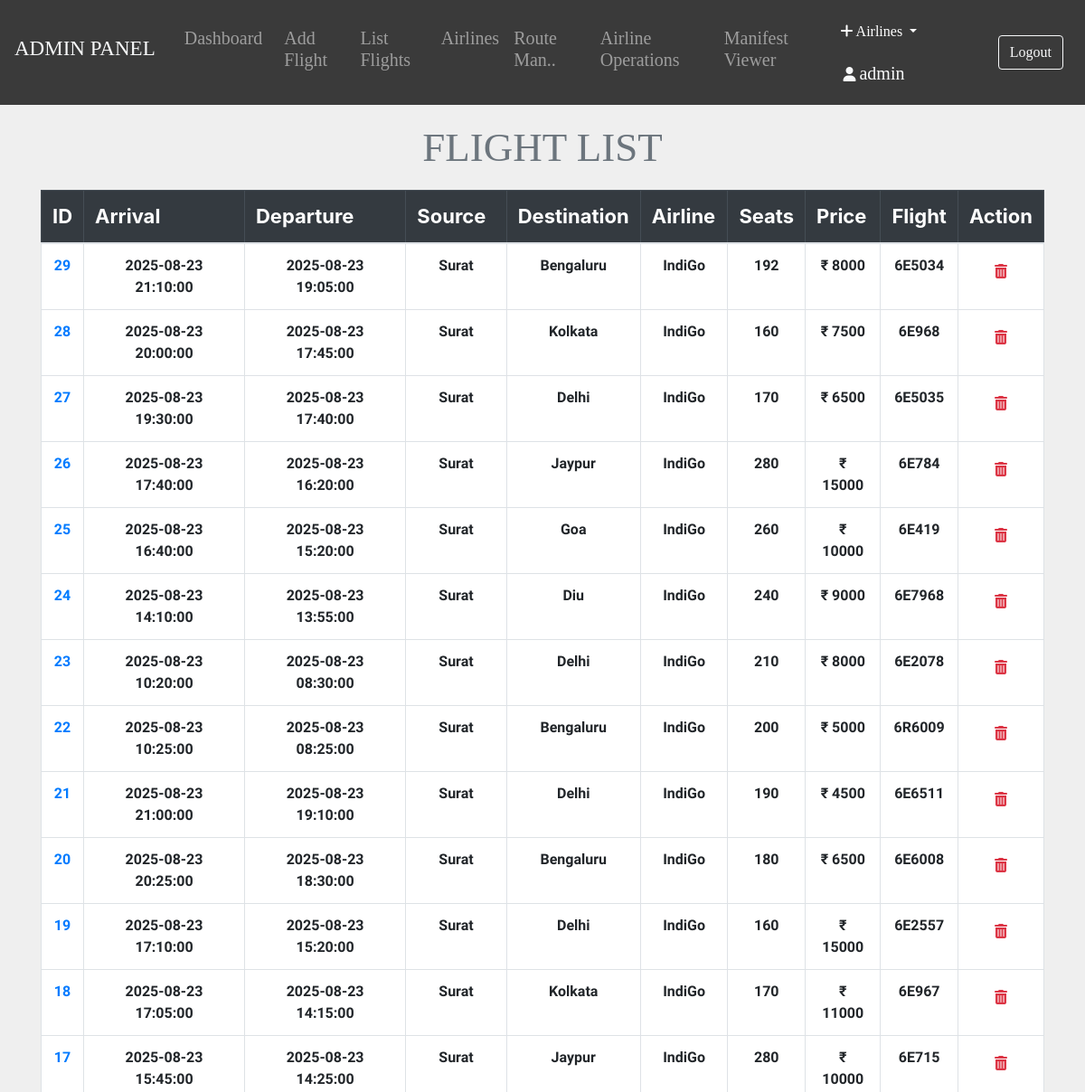
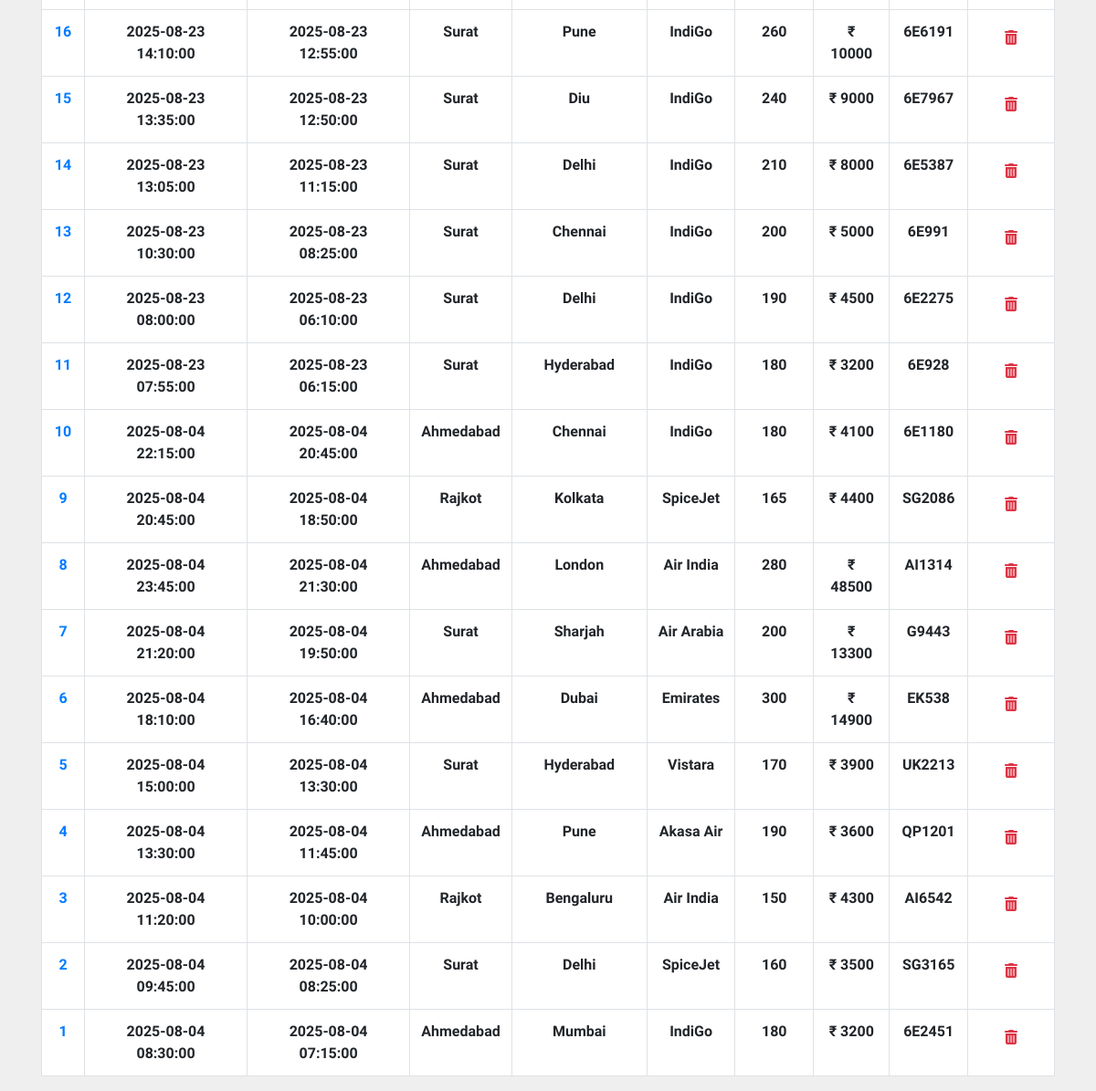
The app's page /admin/all_flights.php (signed in) with its own data (2 pictures, top to bottom).
### tables this page shows
CREATE TABLE `flight` (
  `flight_id` int(11) NOT NULL,
  `admin_id` int(11) NOT NULL,
  `arrivale` datetime NOT NULL,
  `departure` datetime NOT NULL,
  `Destination` varchar(20) NOT NULL,
  `source` varchar(20) NOT NULL,
  `airline` varchar(20) NOT NULL,
  `Seats` varchar(110) NOT NULL,
  `duration` varchar(20) NOT NULL,
  `Price` int(11) NOT NULL,
  `flight_code` varchar(10) NOT NULL,
  `status` varchar(6) DEFAULT NULL,
  `issue` varchar(50) DEFAULT NULL,
  `last_seat` varchar(5) DEFAULT '',
  `bus_seats` int(11) DEFAULT '20',
  `last_bus_seat` varchar(5) DEFAULT ''
);

### admin/all_flights.php (the view, shortened to what this page needs)
<?php include_once 'header.php'; ?>
<?php include_once 'footer.php';
require '../helpers/init_conn_db.php';?>
    <main>
        <?php if(isset($_SESSION['adminId'])) { ?>
          <div class="container-md mt-2">
            <h1 class="display-4 text-center text-secondary"
              >FLIGHT LIST</h1>
            <table class="table table-bordered">
              <thead class="table-dark">
                <tr>
                  <th scope="col">ID</th>
                  <th scope="col">Arrival</th>
                  <th scope="col">Departure</th>
                  <th scope="col">Source</th>
                  <th scope="col">Destination</th>
                  <th scope="col">Airline</th>
                  <th scope="col">Seats</th>
                  <th scope="col">Price</th>
                  <th scope="col">Flight</th>
                  <th scope="col">Action</th>
                </tr>
              </thead>
              <tbody>
                <?php
                $sql = 'SELECT * FROM Flight ORDER BY flight_id DESC';
                $stmt = mysqli_stmt_init($conn);
                mysqli_stmt_prepare($stmt,$sql);
                mysqli_stmt_execute($stmt);
                $result = mysqli_stmt_get_result($stmt);
                while ($row = mysqli_fetch_assoc($result)) {
                  echo "
                  <tr class='text-center'>
                    <td scope='row'>
                      <a href='pass_list.php?flight_id=".$row['flight_id']."'>
                      ".$row['flight_id']." </a> </td>
                    <td>".$row['arrivale']."</td>
                    <td>".$row['departure']."</td>
                    <td>".$row['source']."</td>
                    <td>".$row['Destination']."</td>
                    <td>".$row['airline']."</td>
                    <td>".$row['Seats']."</td>
                    <td>₹ ".$row['Price']."</td>
                    <td>".$row['flight_code']."</td>
                    <td>
                    <form action='all_flights.php' method='post'>
                      <input name='flight_id' type='hidden' value=".$row['flight_id'].">
                      <button  class='btn' type='submit' name='del_flight'>
                      <i class='text-danger fa fa-trash'></i></button>
                    </form>
                    </td>
                  </tr>
                  ";
                }
                ?>
              </tbody>
            </table>
          </div>
        <?php } ?>
    </main>

### admin/all_flights.php (style rules this page uses)
table { background-color: white; }
h1 { margin-top: 20px; margin-bottom: 20px; font-family: 'product sans'; font-size: 45px !important; font-weight: lighter; }
body { background-color: #efefef; }
th { font-size: 22px; }
td { margin-top: 10px !important; font-size: 16px; font-weight: bold; font-family: 'Assistant', sans-serif !important; }

### records on screen
flight: flight_id "29", arrivale "2025-08-23 21:10:00", departure "2025-08-23 19:05:00", source "Surat", Destination "Bengaluru", airline "IndiGo", Seats "192", Price "8000", flight_code "6E5034"
flight: flight_id "28", arrivale "2025-08-23 20:00:00", departure "2025-08-23 17:45:00", source "Surat", Destination "Kolkata", airline "IndiGo", Seats "160", Price "7500", flight_code "6E968"
flight: flight_id "27", arrivale "2025-08-23 19:30:00", departure "2025-08-23 17:40:00", source "Surat", Destination "Delhi", airline "IndiGo", Seats "170", Price "6500", flight_code "6E5035"
flight: flight_id "26", arrivale "2025-08-23 17:40:00", departure "2025-08-23 16:20:00", source "Surat", Destination "Jaypur", airline "IndiGo", Seats "280", Price "15000", flight_code "6E784"
flight: flight_id "25", arrivale "2025-08-23 16:40:00", departure "2025-08-23 15:20:00", source "Surat", Destination "Goa", airline "IndiGo", Seats "260", Price "10000", flight_code "6E419"
flight: flight_id "24", arrivale "2025-08-23 14:10:00", departure "2025-08-23 13:55:00", source "Surat", Destination "Diu", airline "IndiGo", Seats "240", Price "9000", flight_code "6E7968"
flight: flight_id "23", arrivale "2025-08-23 10:20:00", departure "2025-08-23 08:30:00", source "Surat", Destination "Delhi", airline "IndiGo", Seats "210", Price "8000", flight_code "6E2078"
flight: flight_id "22", arrivale "2025-08-23 10:25:00", departure "2025-08-23 08:25:00", source "Surat", Destination "Bengaluru", airline "IndiGo", Seats "200", Price "5000", flight_code "6R6009"
flight: flight_id "21", arrivale "2025-08-23 21:00:00", departure "2025-08-23 19:10:00", source "Surat", Destination "Delhi", airline "IndiGo", Seats "190", Price "4500", flight_code "6E6511"
flight: flight_id "20", arrivale "2025-08-23 20:25:00", departure "2025-08-23 18:30:00", source "Surat", Destination "Bengaluru", airline "IndiGo", Seats "180", Price "6500", flight_code "6E6008"
flight: flight_id "19", arrivale "2025-08-23 17:10:00", departure "2025-08-23 15:20:00", source "Surat", Destination "Delhi", airline "IndiGo", Seats "160", Price "15000", flight_code "6E2557"
flight: flight_id "18", arrivale "2025-08-23 17:05:00", departure "2025-08-23 14:15:00", source "Surat", Destination "Kolkata", airline "IndiGo", Seats "170", Price "11000", flight_code "6E967"
flight: flight_id "17", arrivale "2025-08-23 15:45:00", departure "2025-08-23 14:25:00", source "Surat", Destination "Jaypur", airline "IndiGo", Seats "280", Price "10000", flight_code "6E715"
flight: flight_id "16", arrivale "2025-08-23 14:10:00", departure "2025-08-23 12:55:00", source "Surat", Destination "Pune", airline "IndiGo", Seats "260", Price "10000", flight_code "6E6191"
flight: flight_id "15", arrivale "2025-08-23 13:35:00", departure "2025-08-23 12:50:00", source "Surat", Destination "Diu", airline "IndiGo", Seats "240", Price "9000", flight_code "6E7967"
flight: flight_id "14", arrivale "2025-08-23 13:05:00", departure "2025-08-23 11:15:00", source "Surat", Destination "Delhi", airline "IndiGo", Seats "210", Price "8000", flight_code "6E5387"
flight: flight_id "13", arrivale "2025-08-23 10:30:00", departure "2025-08-23 08:25:00", source "Surat", Destination "Chennai", airline "IndiGo", Seats "200", Price "5000", flight_code "6E991"
flight: flight_id "12", arrivale "2025-08-23 08:00:00", departure "2025-08-23 06:10:00", source "Surat", Destination "Delhi", airline "IndiGo", Seats "190", Price "4500", flight_code "6E2275"
flight: flight_id "11", arrivale "2025-08-23 07:55:00", departure "2025-08-23 06:15:00", source "Surat", Destination "Hyderabad", airline "IndiGo", Seats "180", Price "3200", flight_code "6E928"
flight: flight_id "10", arrivale "2025-08-04 22:15:00", departure "2025-08-04 20:45:00", source "Ahmedabad", Destination "Chennai", airline "IndiGo", Seats "180", Price "4100", flight_code "6E1180"
flight: flight_id "9", arrivale "2025-08-04 20:45:00", departure "2025-08-04 18:50:00", source "Rajkot", Destination "Kolkata", airline "SpiceJet", Seats "165", Price "4400", flight_code "SG2086"
flight: flight_id "8", arrivale "2025-08-04 23:45:00", departure "2025-08-04 21:30:00", source "Ahmedabad", Destination "London", airline "Air India", Seats "280", Price "48500", flight_code "AI1314"
flight: flight_id "7", arrivale "2025-08-04 21:20:00", departure "2025-08-04 19:50:00", source "Surat", Destination "Sharjah", airline "Air Arabia", Seats "200", Price "13300", flight_code "G9443"
flight: flight_id "6", arrivale "2025-08-04 18:10:00", departure "2025-08-04 16:40:00", source "Ahmedabad", Destination "Dubai", airline "Emirates", Seats "300", Price "14900", flight_code "EK538"
flight: flight_id "5", arrivale "2025-08-04 15:00:00", departure "2025-08-04 13:30:00", source "Surat", Destination "Hyderabad", airline "Vistara", Seats "170", Price "3900", flight_code "UK2213"
flight: flight_id "4", arrivale "2025-08-04 13:30:00", departure "2025-08-04 11:45:00", source "Ahmedabad", Destination "Pune", airline "Akasa Air", Seats "190", Price "3600", flight_code "QP1201"
flight: flight_id "3", arrivale "2025-08-04 11:20:00", departure "2025-08-04 10:00:00", source "Rajkot", Destination "Bengaluru", airline "Air India", Seats "150", Price "4300", flight_code "AI6542"
flight: flight_id "2", arrivale "2025-08-04 09:45:00", departure "2025-08-04 08:25:00", source "Surat", Destination "Delhi", airline "SpiceJet", Seats "160", Price "3500", flight_code "SG3165"
flight: flight_id "1", arrivale "2025-08-04 08:30:00", departure "2025-08-04 07:15:00", source "Ahmedabad", Destination "Mumbai", airline "IndiGo", Seats "180", Price "3200", flight_code "6E2451"

### other values on screen
$_SESSION['adminUname'] "admin"
